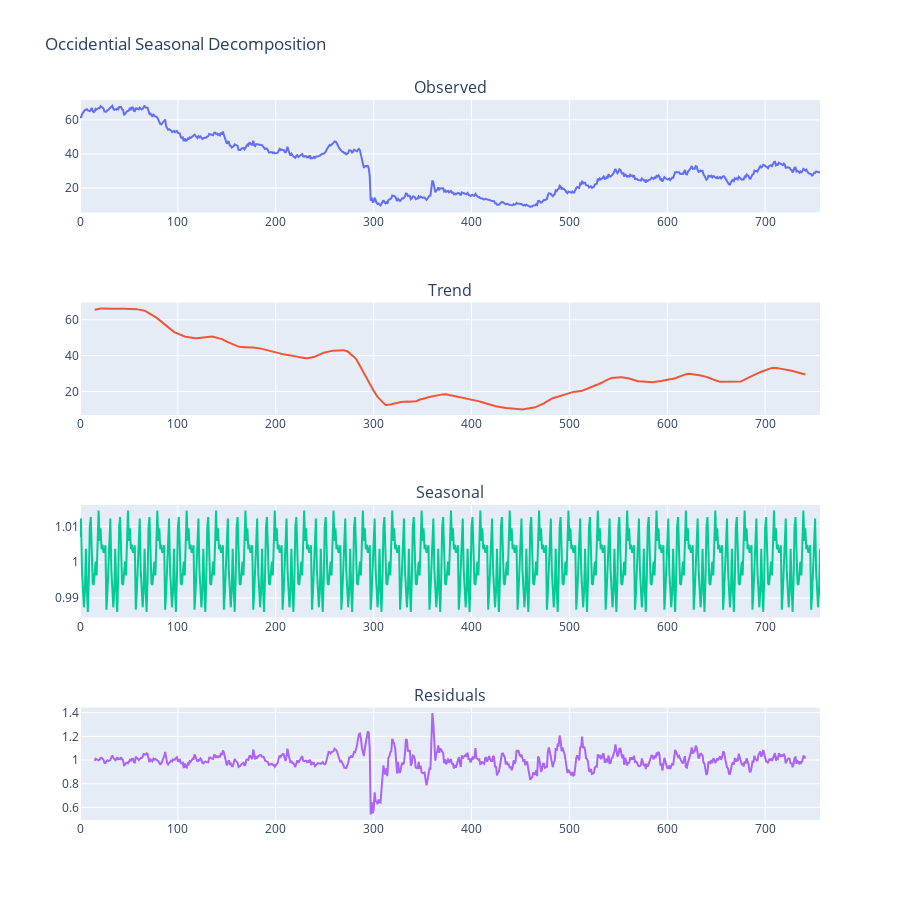

Notebook cell for this chart:
### Code cell
result = seasonal_decompose(occidential_list, model='multiplicative', freq=30)
occidential_seasonal = plot_seasonal_decompose(result)
occidential_seasonal.update_layout(title='Occidential Seasonal Decomposition')

### Figure 1 — Plotly figure (JSON) as saved in the notebook; plotly's stock layout.template omitted (floating-point values rounded to 4 significant figures; data arrays with more than 128 entries replaced by an {"elided": "..."} marker saying what was removed)
{"data": [{"mode": "lines", "name": "Observed", "type": "scatter", "x": {"elided": "757 int values"}, "xaxis": "x", "y": {"elided": "757 float values"}, "yaxis": "y"}, {"mode": "lines", "name": "Trend", "type": "scatter", "x": {"elided": "757 int values"}, "xaxis": "x2", "y": {"elided": "757 float values"}, "yaxis": "y2"}, {"mode": "lines", "name": "Seasonal", "type": "scatter", "x": {"elided": "757 int values"}, "xaxis": "x3", "y": {"elided": "757 float values"}, "yaxis": "y3"}, {"mode": "lines", "name": "Residual", "type": "scatter", "x": {"elided": "757 int values"}, "xaxis": "x4", "y": {"elided": "757 float values"}, "yaxis": "y4"}], "layout": {"annotations": [{"font": {"size": 16}, "showarrow": false, "text": "Observed", "x": 0.5, "xanchor": "center", "xref": "paper", "y": 1, "yanchor": "bottom", "yref": "paper"}, {"font": {"size": 16}, "showarrow": false, "text": "Trend", "x": 0.5, "xanchor": "center", "xref": "paper", "y": 0.7188, "yanchor": "bottom", "yref": "paper"}, {"font": {"size": 16}, "showarrow": false, "text": "Seasonal", "x": 0.5, "xanchor": "center", "xref": "paper", "y": 0.4375, "yanchor": "bottom", "yref": "paper"}, {"font": {"size": 16}, "showarrow": false, "text": "Residuals", "x": 0.5, "xanchor": "center", "xref": "paper", "y": 0.1562, "yanchor": "bottom", "yref": "paper"}], "height": 900, "margin": {"t": 100}, "showlegend": false, "title": {"text": "Occidential Seasonal Decomposition"}, "xaxis": {"anchor": "y", "domain": [0, 1]}, "xaxis2": {"anchor": "y2", "domain": [0, 1]}, "xaxis3": {"anchor": "y3", "domain": [0, 1]}, "xaxis4": {"anchor": "y4", "domain": [0, 1]}, "yaxis": {"anchor": "x", "domain": [0.8438, 1]}, "yaxis2": {"anchor": "x2", "domain": [0.5625, 0.7188]}, "yaxis3": {"anchor": "x3", "domain": [0.2812, 0.4375]}, "yaxis4": {"anchor": "x4", "domain": [0, 0.1562]}}}
